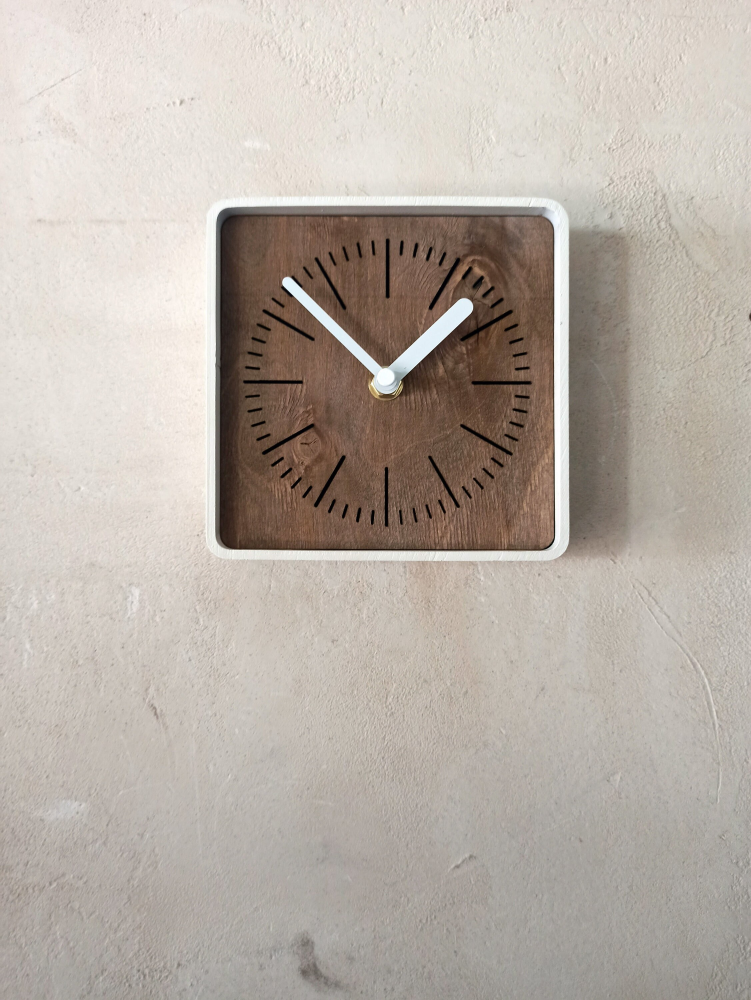
#> input picture PI/squere.jpg, 2253 x 3000 px (shown at 1/3 size); the run also reads 1 picture not shown here
$ python Operatii_imag.py
#> lines starting #> are read from the running program, lines starting #| are printed output that depends on the picture; after the words box and inside, x2 and y2 are one past the last pixel; in counts of white or black regions, pixels touching at a corner belong together
import cv2
from matplotlib import pyplot as plt

path1 = r'squere.jpg'
path2 = r'logo.jpg'
img1 = cv2.imread(path1)
#> img1 is the input picture: shape (3000, 2253, 3); mean B, G, R 167.6, 176, 184.9
gri1 = cv2.cvtColor(img1, cv2.COLOR_BGR2GRAY)
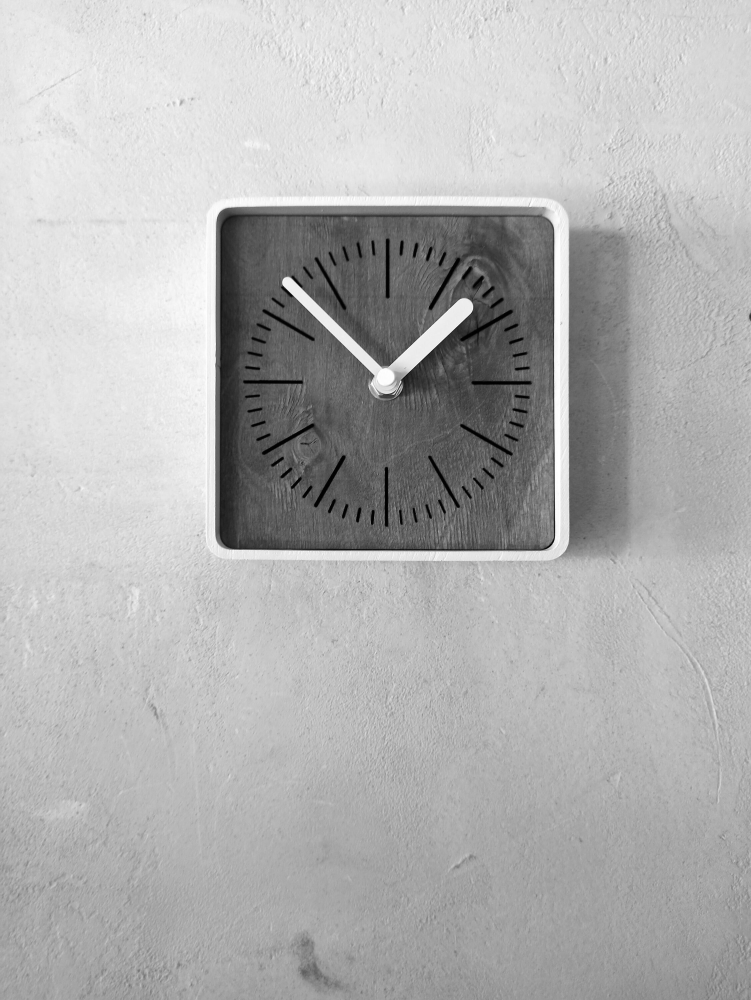
#> gri1: shape (3000, 2253) (shown at 1/3 size); min 0, max 255, mean 177.7
(thresh1, im_bw1) = cv2.threshold(gri1, 128, 255, cv2.THRESH_BINARY)
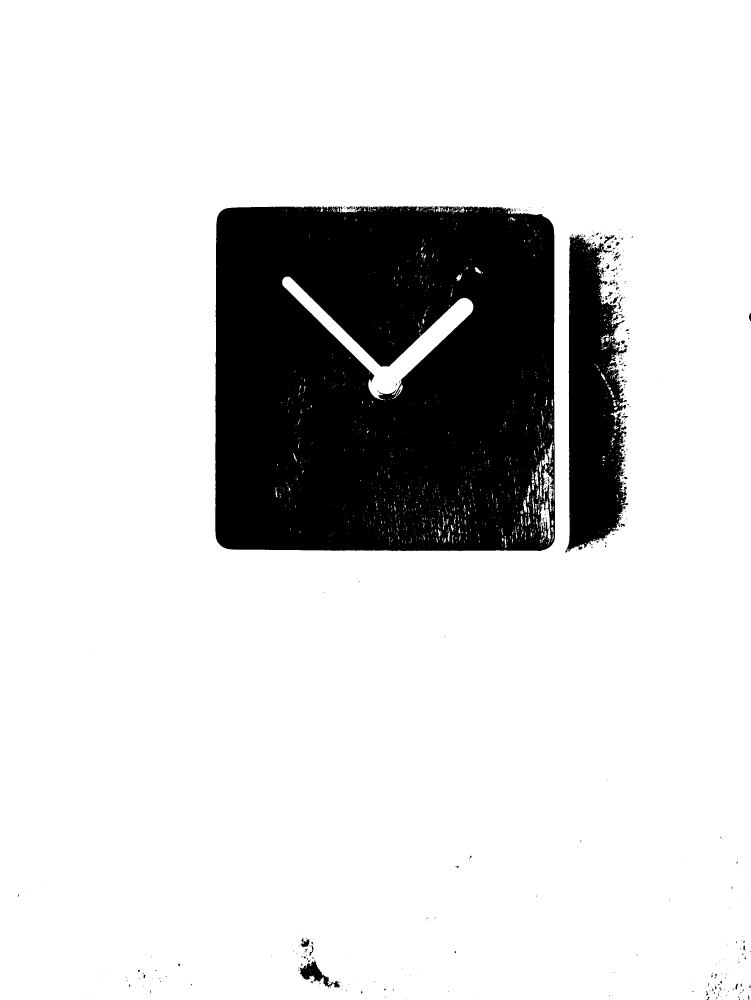
#> im_bw1: shape (3000, 2253) (shown at 1/3 size); 83.4% white; 559 black regions (474 under 20 px), largest, box (x1, y1, x2, y2) and area: (646, 619, 1665, 1654) 988603, (1695, 703, 1885, 1658) 123367, (899, 2878, 1019, 2963) 3166
img2 = cv2.imread(path2)
gri2 = cv2.cvtColor(img2, cv2.COLOR_BGR2GRAY)
(thresh1, im_bw2) = cv2.threshold(gri2, 128, 255, cv2.THRESH_BINARY)
reuniune = im_bw1 | im_bw2
intersectie = im_bw1 & im_bw2
complement = ~im_bw1
sauexclusiv = im_bw1 ^ im_bw2
#> sauexclusiv: shape (3000, 2253); every value is 0
plt.subplot(231), plt.imshow(img1, 'gray'), plt.title('patrat')
plt.subplot(232), plt.imshow(img2, 'gray'), plt.title('cerc')
plt.subplot(233), plt.imshow(reuniune, 'gray'), plt.title('reuniune')
plt.subplot(234), plt.imshow(intersectie, 'gray'), plt.title('intersecție')
plt.subplot(235), plt.imshow(complement, 'gray'), plt.title('complenent')
plt.subplot(236), plt.imshow(sauexclusiv, 'gray'), plt.title('disjuncție exclusivă')
plt.xlim([0, 200]);
plt.show();
#> figure, not shown here; B, G, R data is drawn as R, G, B
cv2.waitKey(1000)
